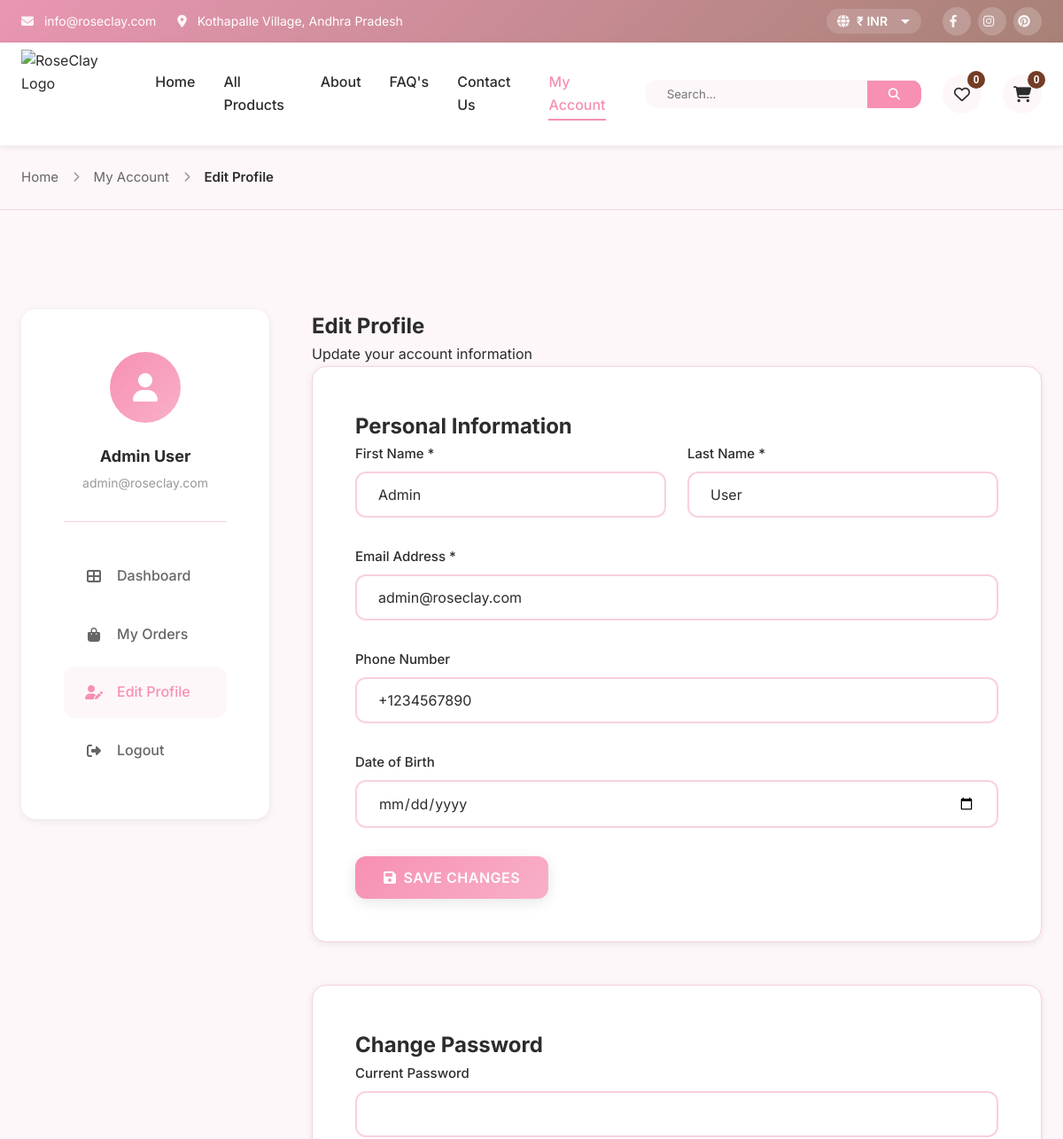
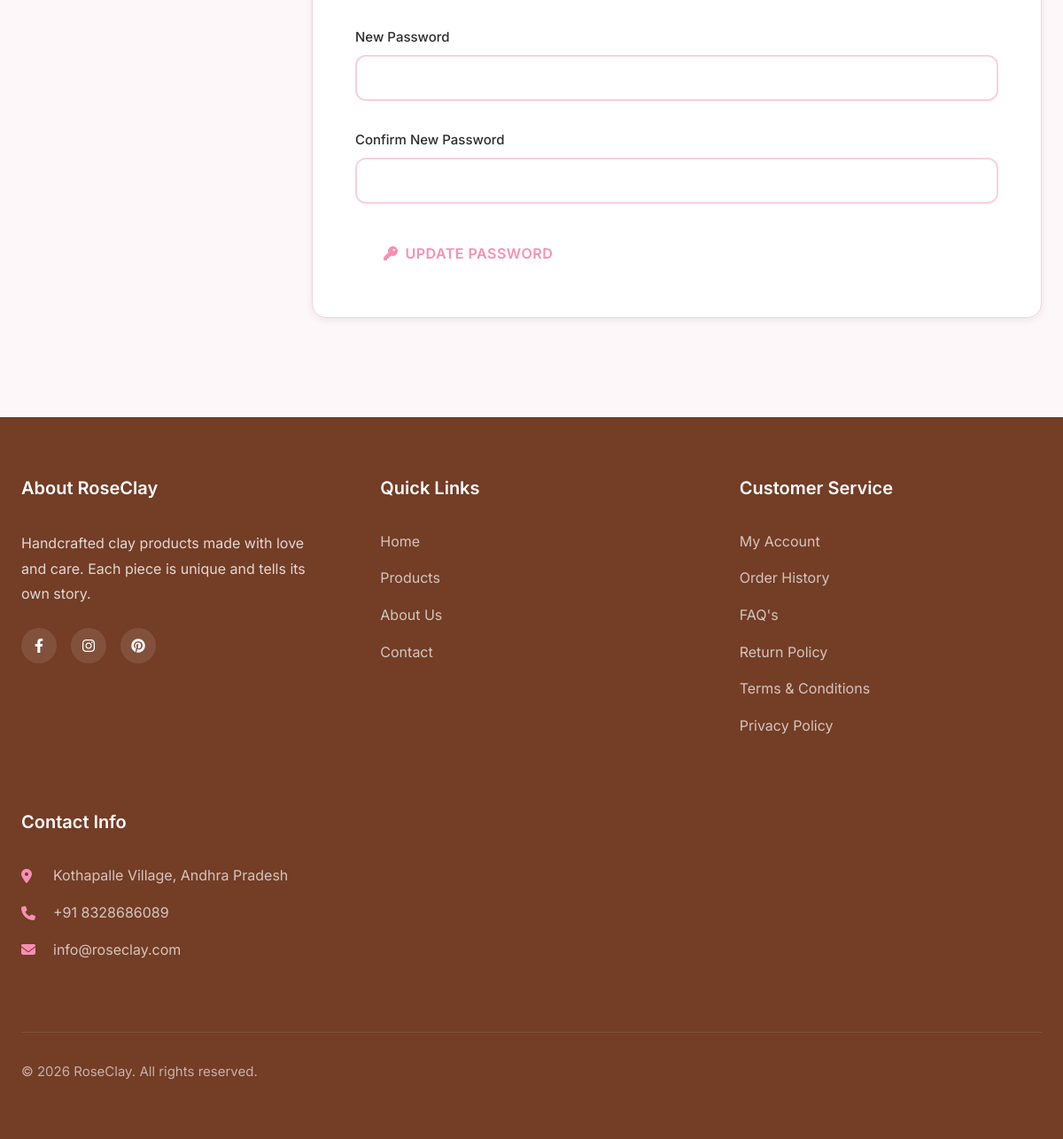
Screenshot of /my-profile.php (signed in) with the database file from the repository (2 pictures, top to bottom).
### tables this page shows
CREATE TABLE users (
    id INT AUTO_INCREMENT PRIMARY KEY,
    first_name VARCHAR(100) NOT NULL,
    last_name VARCHAR(100) NOT NULL,
    email VARCHAR(255) UNIQUE NOT NULL,
    phone VARCHAR(20),
    password VARCHAR(255) NOT NULL,
    date_of_birth DATE,
    is_admin TINYINT(1) DEFAULT 0,
    created_at TIMESTAMP DEFAULT CURRENT_TIMESTAMP,
    updated_at TIMESTAMP DEFAULT CURRENT_TIMESTAMP ON UPDATE CURRENT_TIMESTAMP,
    INDEX idx_email (email)
);

### my-profile.php (the view, shortened to what this page needs)
<?php
require_once 'config.php';
$user_id = $_SESSION['user_id'];
$user = $conn->query("SELECT * FROM users WHERE id = $user_id")->fetch_assoc();
?>
<!DOCTYPE html>
<html lang="en">
<head>
    <?php include 'includes/head.php'; ?>
</head>
<body>
    <?php include 'includes/header.php'; ?>
    <div class="breadcrumb">
        <div class="container">
            <a href="index.php">Home</a>
            <i class="fas fa-chevron-right"></i>
            <a href="my-account.php">My Account</a>
            <i class="fas fa-chevron-right"></i>
            <span>Edit Profile</span>
        </div>
    </div>
    <section class="account-section">
        <div class="container">
            <div class="account-layout">
                <aside class="account-sidebar">
                    <div class="account-user">
                        <div class="account-avatar">
                            <i class="fas fa-user"></i>
                        </div>
                        <h3><?php echo $user['first_name'] . ' ' . $user['last_name']; ?></h3>
                        <p><?php echo $user['email']; ?></p>
                    </div>
                    <nav class="account-nav">
                        <a href="my-account.php">
                            <i class="fas fa-th-large"></i> Dashboard
                        </a>
                        <a href="my-orders.php">
                            <i class="fas fa-shopping-bag"></i> My Orders
                        </a>
                        <a href="my-profile.php" class="active">
                            <i class="fas fa-user-edit"></i> Edit Profile
                        </a>
                        <a href="logout.php">
                            <i class="fas fa-sign-out-alt"></i> Logout
                        </a>
                    </nav>
                </aside>
                <div class="account-main">
                    <h1>Edit Profile</h1>
                    <p>Update your account information</p>
                    <div class="account-section-box">
                        <h2>Personal Information</h2>
                        <form method="POST" class="profile-form">
                            <div class="form-row-2">
                                <div class="form-group">
                                    <label>First Name *</label>
                                    <input type="text" name="first_name" value="<?php echo $user['first_name']; ?>" required>
                                </div>
                                <div class="form-group">
                                    <label>Last Name *</label>
                                    <input type="text" name="last_name" value="<?php echo $user['last_name']; ?>" required>
                                </div>
                            </div>
                            <div class="form-group">
                                <label>Email Address *</label>
                                <input type="email" name="email" value="<?php echo $user['email']; ?>" required>
                            </div>
                            <div class="form-group">
                                <label>Phone Number</label>
                                <input type="tel" name="phone" value="<?php echo $user['phone'] ?? ''; ?>">
                            </div>
                            <div class="form-group">
                                <label>Date of Birth</label>
                                <input type="date" name="date_of_birth" value="<?php echo $user['date_of_birth'] ?? ''; ?>">
                            </div>
                            <button type="submit" class="btn btn-primary">
                                <i class="fas fa-save"></i> Save Changes
                            </button>
                        </form>
                    </div>
                    <div class="account-section-box">
                        <h2>Change Password</h2>
                        <form class="profile-form">
                            <div class="form-group">
                                <label>Current Password</label>
                                <input type="password" name="current_password">
                            </div>
                            <div class="form-group">
                                <label>New Password</label>
                                <input type="password" name="new_password">
                            </div>
                            <div class="form-group">
                                <label>Confirm New Password</label>
                                <input type="password" name="confirm_password">
                            </div>
                            <button type="submit" class="btn btn-secondary">
                                <i class="fas fa-key"></i> Update Password
                            </button>
                        </form>
                    </div>
                </div>
            </div>
        </div>
    </section>
    <?php include 'includes/footer.php'; ?>
</body>
</html>

### pages-styles.css (style rules this page uses)
.account-section { padding: var(--spacing-xxl) 0; background: var(--bg-light); min-height: calc(100vh - 400px); }
.account-layout { display: grid; grid-template-columns: 280px 1fr; gap: var(--spacing-xl); margin-top: var(--spacing-xl); }
.account-sidebar { background: var(--bg-white); padding: var(--spacing-xl); border-radius: var(--radius-xl); box-shadow: var(--shadow-sm); height: fit-content; position: sticky; top: 100px; }
.account-user { text-align: center; padding-bottom: var(--spacing-lg); border-bottom: 1px solid var(--border-color); margin-bottom: var(--spacing-lg); }
.account-avatar { width: 80px; height: 80px; border-radius: 50%; background: var(--gradient-primary); display: flex; align-items: center; justify-content: center; margin: 0 auto var(--spacing-md); font-size: 2rem; color: var(--bg-white); font-weight: 700; }
.account-user h3 { font-size: 1.125rem; margin-bottom: 0.25rem; color: var(--text-dark); }
.account-user p { font-size: 0.875rem; color: var(--text-muted); }
.account-nav { display: flex; flex-direction: column; gap: var(--spacing-xs); }
.account-nav a { display: flex; align-items: center; gap: var(--spacing-sm); padding: var(--spacing-sm) var(--spacing-md); border-radius: var(--radius-lg); color: var(--text-light); font-weight: 500; transition: var(--transition-base); text-decoration: none; }
.account-nav a:hover, .account-nav a.active { background: var(--bg-light); color: var(--primary-color); }
.account-nav i { width: 20px; text-align: center; }
.form-group { margin-bottom: var(--spacing-lg); }
.form-group label { display: block; margin-bottom: var(--spacing-xs); font-weight: 600; color: var(--text-dark); font-size: 0.9375rem; }
.account-section-box { background: var(--bg-white); padding: var(--spacing-xl); border-radius: var(--radius-xl); box-shadow: var(--shadow-sm); margin-bottom: var(--spacing-xl); border: 1px solid var(--border-color); }
.form-row-2 { display: grid; grid-template-columns: 1fr 1fr; gap: var(--spacing-md); }
.profile-form .form-group { margin-bottom: var(--spacing-lg); }
.profile-form label { display: block; margin-bottom: var(--spacing-xs); font-weight: 500; color: var(--text-dark); }
.profile-form input[type="text"], .profile-form input[type="email"], .profile-form input[type="tel"], .profile-form input[type="date"], .profile-form input[type="password"] { width: 100%; padding: 0.875rem var(--spacing-md); border: 1px solid var(--border-color); border-radius: var(--radius-md); font-family: var(--font-primary); font-size: 1rem; color: var(--text-dark); transition: var(--transition-base); }

### rows the page displays
users: first_name "Admin", last_name "User", email "admin@roseclay.com", phone "+1234567890"
